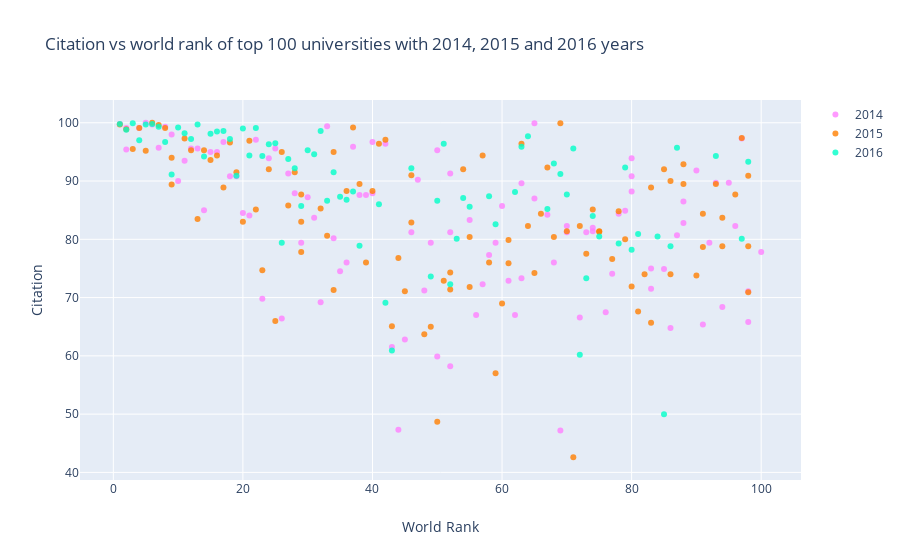

Notebook source saved alongside this figure:
### Markdown cell above
<a id="3"></a> <br>
# Scatter
<font color='red'>
Scatter Example: Citation vs world rank of top 100 universities with 2014, 2015 and 2016 years
<font color='black'>
* Import graph_objs as *go*
* Creating traces
    * x = x axis
    * y = y axis
    * mode = type of plot like marker, line or line + markers
    * name = name of the plots
    * marker = marker is used with dictionary. 
        * color = color of lines. It takes RGB (red, green, blue) and opacity (alpha)
    * text = The hover text (hover is curser)
* data = is a list that we add traces into it
* layout = it is dictionary.
    * title = title of layout
    * x axis = it is dictionary
        * title = label of x axis
        * ticklen = length of x axis ticks
        * zeroline = showing zero line or not
    * y axis = it is dictionary and same with x axis
* fig = it includes data and layout
* iplot() = plots the figure(fig) that is created by data and layout

### Code cell
# prepare data frames
df2014 = timesData[timesData.year == 2014].iloc[:100,:]
df2015 = timesData[timesData.year == 2015].iloc[:100,:]
df2016 = timesData[timesData.year == 2016].iloc[:100,:]
# import graph objects as "go"
import plotly.graph_objs as go
# creating trace1
trace1 =go.Scatter(
                    x = df2014.world_rank,
                    y = df2014.citations,
                    mode = "markers",
                    name = "2014",
                    marker = dict(color = 'rgba(255, 128, 255, 0.8)'),
                    text= df2014.university_name)
# creating trace2
trace2 =go.Scatter(
                    x = df2015.world_rank,
                    y = df2015.citations,
                    mode = "markers",
                    name = "2015",
                    marker = dict(color = 'rgba(255, 128, 2, 0.8)'),
                    text= df2015.university_name)
# creating trace3
trace3 =go.Scatter(
                    x = df2016.world_rank,
                    y = df2016.citations,
                    mode = "markers",
                    name = "2016",
                    marker = dict(color = 'rgba(0, 255, 200, 0.8)'),
                    text= df2016.university_name)
data = [trace1, trace2, trace3]
layout = dict(title = 'Citation vs world rank of top 100 universities with 2014, 2015 and 2016 years',
              xaxis= dict(title= 'World Rank',ticklen= 5,zeroline= False),
              yaxis= dict(title= 'Citation',ticklen= 5,zeroline= False)
             )
fig = dict(data = data, layout = layout)
iplot(fig)

### Figure 1 — Plotly figure (JSON) as saved in the notebook; plotly's stock layout.template omitted (floating-point values rounded to 4 significant figures)
{"data": [{"marker": {"color": "rgba(255, 128, 255, 0.8)"}, "mode": "markers", "name": "2014", "text": ["California Institute of Technology", "Harvard University", "University of Oxford", "Stanford University", "Massachusetts Institute of Technology", "Princeton University", "University of Cambridge", "University of California, Berkeley", "University of Chicago", "Imperial College London", "Yale University", "University of California, Los Angeles", "Columbia University", "ETH Zurich – Swiss Federal Institute of Technology Zurich", "Johns Hopkins University", "University of Pennsylvania", "Duke University", "University of Michigan", "Cornell University", "University of Toronto", "University College London", "Northwestern University", "University of Tokyo", "Carnegie Mellon University", "University of Washington", "National University of Singapore", "University of Texas at Austin", "Georgia Institute of Technology", "University of Illinois at Urbana-Champaign", "University of Wisconsin-Madison", "University of British Columbia", "London School of Economics and Political Science", "University of California, Santa Barbara", "University of Melbourne", "McGill University", "Karolinska Institute", "École Polytechnique Fédérale de Lausanne", "King’s College London", "University of Edinburgh", "New York University", "University of California, San Diego", "Washington University in St Louis", "University of Hong Kong", "Seoul National University", "Peking University", "University of Minnesota", "University of North Carolina at Chapel Hill", "Australian National University", "Pennsylvania State University", "Boston University", "Tsinghua University", "Brown University", "Kyoto University", "University of California, Davis", "LMU Munich", "Korea Advanced Institute of Science and Technology (KAIST)", "Hong Kong University of Science and Technology", "University of Manchester", "Ohio State University", "Pohang University of Science and Technology", "KU Leuven", "Purdue University", "The University of Queensland", "University of Göttingen", "Rice University", "École Normale Supérieure", "Leiden University", "Heidelberg University", "Delft University of Technology", "University of Southern California", "École Polytechnique", "University of Sydney", "Erasmus University Rotterdam", "University of Basel", "Utrecht University", "Nanyang Technological University", "Wageningen University and Research Center", "University of Pittsburgh", "University of Bristol", "Durham University", "Emory University", "Tufts University", "Michigan State University", "University of Amsterdam", "Ghent University", "Free University of Berlin", "Technical University of Munich", "Case Western Reserve University", "Vanderbilt University", "University of Notre Dame", "Monash University", "McMaster University", "University of California, Irvine", "Humboldt University of Berlin", "University of Rochester", "Pierre and Marie Curie University", "University of Colorado Boulder", "Maastricht University", "University of Groningen", "University of Helsinki"], "type": "scatter", "x": ["1", "2", "2", "4", "5", "6", "7", "8", "9", "10", "11", "12", "13", "14", "15", "16", "17", "18", "19", "20", "21", "22", "23", "24", "25", "26", "27", "28", "29", "30", "31", "32", "33", "34", "35", "36", "37", "38", "39", "40", "40", "42", "43", "44", "45", "46", "47", "48", "49", "50", "50", "52", "52", "52", "55", "56", "57", "58", "59", "60", "61", "62", "63", "63", "65", "65", "67", "68", "69", "70", "70", "72", "73", "74", "74", "76", "77", "78", "79", "80", "80", "80", "83", "83", "85", "86", "87", "88", "88", "90", "91", "92", "93", "94", "95", "96", "97", "98", "98", "100"], "y": [99.8, 99.1, 95.4, 99.1, 100, 99.7, 95.7, 99.3, 98, 90, 93.5, 95.6, 95.6, 85, 95, 95, 96.7, 90.8, 90.8, 84.5, 84.1, 97.1, 69.8, 93.9, 95.6, 66.4, 91.3, 87.9, 79.4, 87.2, 83.7, 69.2, 99.4, 80.2, 74.5, 76, 95.9, 87.6, 87.6, 87.9, 96.7, 96.4, 61.5, 47.3, 62.8, 81.2, 90.2, 71.2, 79.4, 95.3, 59.9, 91.3, 58.2, 81.2, 83.3, 67, 72.3, 77.3, 79.4, 85.7, 72.9, 67, 73.3, 89.6, 99.9, 87, 84.2, 76, 47.2, 81.2, 82.3, 66.6, 81.2, 81.4, 82, 67.5, 74.1, 84.4, 84.9, 88.2, 90.8, 93.9, 71.5, 75, 74.9, 64.8, 80.7, 82.8, 86.5, 91.8, 65.4, 79.4, 89.7, 68.4, 89.7, 82.3, 97.3, 65.8, 71.1, 77.8]}, {"marker": {"color": "rgba(255, 128, 2, 0.8)"}, "mode": "markers", "name": "2015", "text": ["California Institute of Technology", "Harvard University", "University of Oxford", "Stanford University", "University of Cambridge", "Massachusetts Institute of Technology", "Princeton University", "University of California, Berkeley", "Imperial College London", "Yale University", "University of Chicago", "University of California, Los Angeles", "ETH Zurich – Swiss Federal Institute of Technology Zurich", "Columbia University", "Johns Hopkins University", "University of Pennsylvania", "University of Michigan", "Duke University", "Cornell University", "University of Toronto", "Northwestern University", "University College London", "University of Tokyo", "Carnegie Mellon University", "National University of Singapore", "University of Washington", "Georgia Institute of Technology", "University of Texas at Austin", "LMU Munich", "University of Illinois at Urbana-Champaign", "University of Wisconsin-Madison", "University of British Columbia", "University of Melbourne", "London School of Economics and Political Science", "École Polytechnique Fédérale de Lausanne", "University of Edinburgh", "University of California, Santa Barbara", "New York University", "McGill University", "King’s College London", "University of California, San Diego", "Washington University in St Louis", "University of Hong Kong", "Karolinska Institute", "Australian National University", "University of Minnesota", "University of North Carolina at Chapel Hill", "Peking University", "Tsinghua University", "Seoul National University", "Hong Kong University of Science and Technology", "Korea Advanced Institute of Science and Technology (KAIST)", "University of Manchester", "Brown University", "KU Leuven", "University of California, Davis", "Boston University", "Pennsylvania State University", "Kyoto University", "University of Sydney", "Nanyang Technological University", "École Polytechnique", "Scuola Normale Superiore di Pisa", "Leiden University", "The University of Queensland", "Pohang University of Science and Technology", "University of Göttingen", "Ohio State University", "Rice University", "Heidelberg University", "Delft University of Technology", "Erasmus University Rotterdam", "Wageningen University and Research Center", "University of Bristol", "University of Basel", "University of Southern California", "University of Amsterdam", "École Normale Supérieure", "Utrecht University", "Humboldt University of Berlin", "Free University of Berlin", "Michigan State University", "Durham University", "Monash University", "Middle East Technical University", "University of Arizona", "University of Notre Dame", "Tufts University", "University of California, Irvine", "Ghent University", "University of Massachusetts", "University of Pittsburgh", "Emory University", "McMaster University", "University of Glasgow", "Vanderbilt University", "University of Colorado Boulder", "Stockholm University", "Technical University of Munich", "Uppsala University"], "type": "scatter", "x": ["1", "2", "3", "4", "5", "6", "7", "8", "9", "9", "11", "12", "13", "14", "15", "16", "17", "18", "19", "20", "21", "22", "23", "24", "25", "26", "27", "28", "29", "29", "29", "32", "33", "34", "34", "36", "37", "38", "39", "40", "41", "42", "43", "44", "45", "46", "46", "48", "49", "50", "51", "52", "52", "54", "55", "55", "57", "58", "59", "60", "61", "61", "63", "64", "65", "66", "67", "68", "69", "70", "71", "72", "73", "74", "75", "75", "77", "78", "79", "80", "81", "82", "83", "83", "85", "86", "86", "88", "88", "90", "91", "91", "93", "94", "94", "96", "97", "98", "98", "98"], "y": [99.7, 98.9, 95.5, 99.1, 95.2, 100, 99.6, 99.1, 89.4, 94, 97.3, 95.3, 83.5, 95.3, 93.6, 94.4, 88.9, 96.6, 91.5, 83, 96.9, 85.1, 74.7, 92, 66, 95, 85.8, 91.5, 83, 77.8, 87.7, 85.3, 80.6, 71.3, 95, 88.3, 99.2, 89.5, 76, 88.3, 96.4, 97.1, 65.1, 76.8, 71.1, 82.9, 91, 63.7, 65, 48.7, 72.9, 71.4, 74.3, 92, 71.8, 80.4, 94.4, 76, 57, 69, 75.9, 79.9, 96.4, 82.3, 74.2, 84.4, 92.3, 80.4, 99.9, 81.4, 42.6, 82.3, 77.5, 85.1, 81.4, 81.3, 76.6, 84.8, 80, 71.9, 67.6, 74, 88.9, 65.7, 92, 74, 90, 92.9, 89.5, 73.8, 78.7, 84.4, 89.5, 78.8, 83.7, 87.7, 97.4, 90.9, 78.8, 70.9]}, {"marker": {"color": "rgba(0, 255, 200, 0.8)"}, "mode": "markers", "name": "2016", "text": ["California Institute of Technology", "University of Oxford", "Stanford University", "University of Cambridge", "Massachusetts Institute of Technology", "Harvard University", "Princeton University", "Imperial College London", "ETH Zurich – Swiss Federal Institute of Technology Zurich", "University of Chicago", "Johns Hopkins University", "Yale University", "University of California, Berkeley", "University College London", "Columbia University", "University of California, Los Angeles", "University of Pennsylvania", "Cornell University", "University of Toronto", "Duke University", "University of Michigan", "Carnegie Mellon University", "London School of Economics and Political Science", "University of Edinburgh", "Northwestern University", "National University of Singapore", "King’s College London", "Karolinska Institute", "LMU Munich", "New York University", "École Polytechnique Fédérale de Lausanne", "University of Washington", "University of Melbourne", "University of British Columbia", "KU Leuven", "University of Illinois at Urbana-Champaign", "Heidelberg University", "McGill University", "University of California, San Diego", "University of California, Santa Barbara", "Georgia Institute of Technology", "Peking University", "University of Tokyo", "University of California, Davis", "University of Hong Kong", "University of Texas at Austin", "Tsinghua University", "Wageningen University and Research Center", "Humboldt University of Berlin", "University of Wisconsin-Madison", "Brown University", "Australian National University", "Technical University of Munich", "École Normale Supérieure", "Nanyang Technological University", "University of Manchester", "University of Sydney", "University of Amsterdam", "Hong Kong University of Science and Technology", "The University of Queensland", "Washington University in St Louis", "Utrecht University", "University of North Carolina at Chapel Hill", "Boston University", "Delft University of Technology", "University of Minnesota", "Leiden University", "University of Southern California", "University of Bristol", "Durham University", "Erasmus University Rotterdam", "Free University of Berlin", "Monash University", "University of Groningen", "Pennsylvania State University", "University of Glasgow", "University of Helsinki", "University of Tübingen", "University of Pittsburgh", "University of Warwick", "Uppsala University", "University of Copenhagen", "University of New South Wales", "University of Freiburg", "Seoul National University", "University of St Andrews", "Vanderbilt University", "Kyoto University", "Maastricht University", "Emory University", "Lund University", "Ohio State University", "University of Exeter", "University of Bonn", "Georgetown University", "McMaster University", "University of Sheffield", "Queen Mary University of London", "University of Göttingen", "Michigan State University"], "type": "scatter", "x": ["1", "2", "3", "4", "5", "6", "7", "8", "9", "10", "11", "12", "13", "14", "15", "16", "17", "18", "19", "20", "21", "22", "23", "24", "25", "26", "27", "28", "29", "30", "31", "32", "33", "34", "35", "36", "37", "38", "=39", "=39", "41", "42", "43", "=44", "=44", "46", "=47", "=47", "49", "50", "51", "52", "53", "54", "55", "=56", "=56", "58", "59", "=60", "=60", "62", "63", "64", "=65", "=65", "67", "68", "69", "70", "71", "72", "73", "74", "75", "=76", "=76", "78", "79", "80", "81", "=82", "=82", "84", "85", "86", "87", "=88", "=88", "=90", "=90", "=90", "93", "=94", "=94", "=94", "97", "98", "=99", "=99"], "y": [99.8, 98.8, 99.9, 97, 99.7, 99.8, 99.3, 96.7, 91.1, 99.2, 98.2, 97.2, 99.7, 94.2, 98.1, 98.5, 98.6, 97.2, 90.9, 99, 94.4, 99.1, 94.3, 96.3, 96.5, 79.4, 93.8, 92.2, 85.7, 95.3, 94.6, 98.6, 86.6, 91.5, 87.3, 86.8, 88.2, 78.9, 98.7, 99.2, 86, 69.1, 60.9, 84.3, 70.1, 92.2, 58.8, 87.8, 73.6, 86.6, 96.4, 72.3, 80.1, 87.1, 85.6, 77.3, 77.5, 87.4, 82.6, 82.4, 99.2, 88.1, 95.9, 97.7, 61.5, 88, 85.2, 93, 91.2, 87.7, 95.6, 60.2, 73.3, 84, 80.5, 92.3, 82.1, 79.3, 92.3, 78.2, 80.9, 86.2, 82.1, 80.5, 50, 78.8, 95.7, 46.6, 82.7, 96.7, 81.3, 83.2, 94.3, 85.3, 82.5, 84.9, 80.1, 93.3, 72.7, 76.8]}], "layout": {"autosize": true, "title": {"text": "Citation vs world rank of top 100 universities with 2014, 2015 and 2016 years"}, "xaxis": {"autorange": true, "range": [-5.06, 106.1], "ticklen": 5, "title": {"text": "World Rank"}, "type": "linear", "zeroline": false}, "yaxis": {"autorange": true, "range": [38.4, 104.2], "ticklen": 5, "title": {"text": "Citation"}, "type": "linear", "zeroline": false}}}
